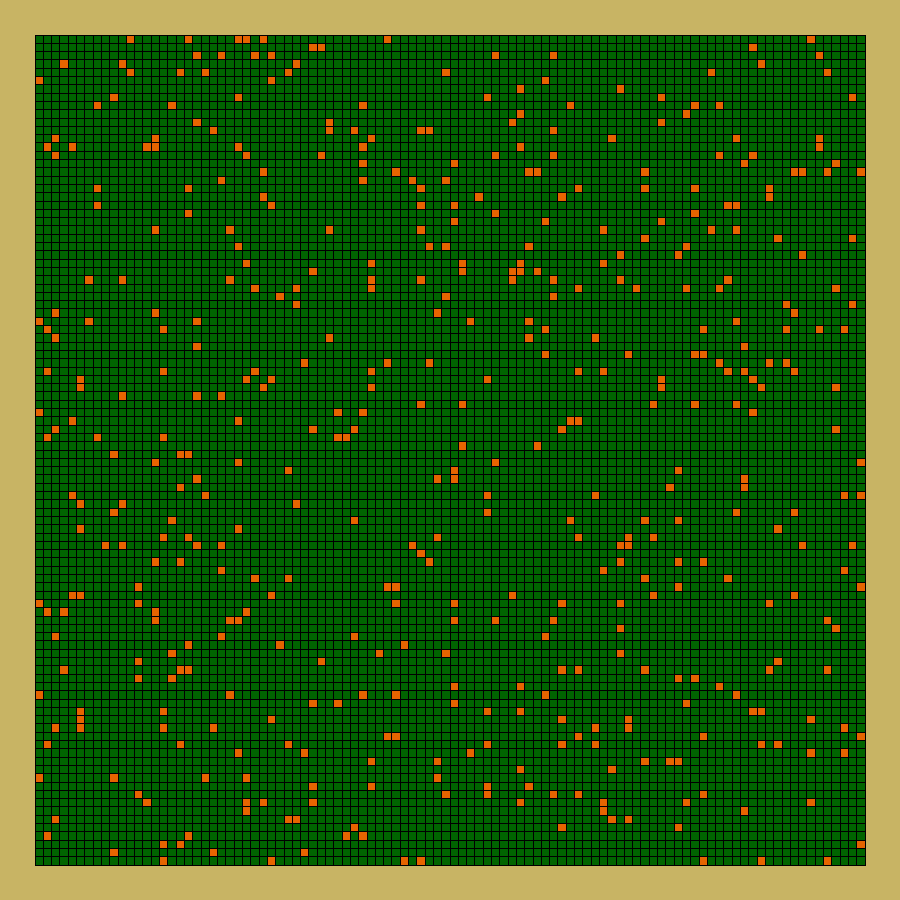
Frame 1 (no input)
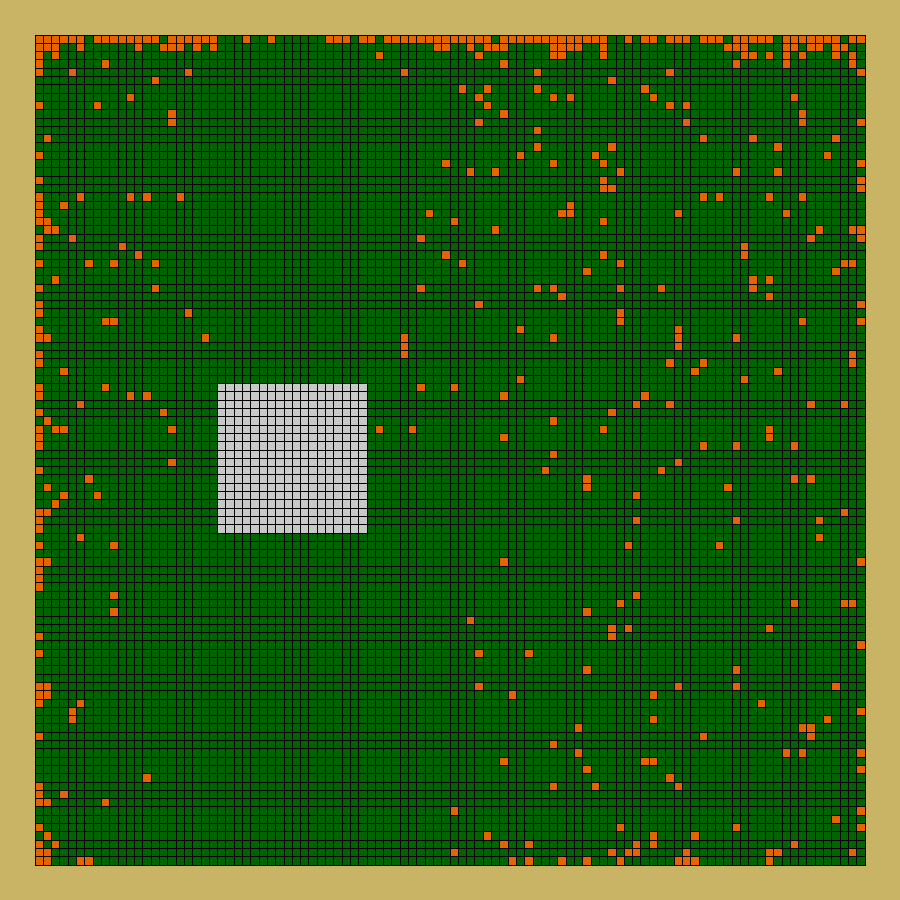
Frame 60 (the mouse pressed at the canvas centre just before this capture)
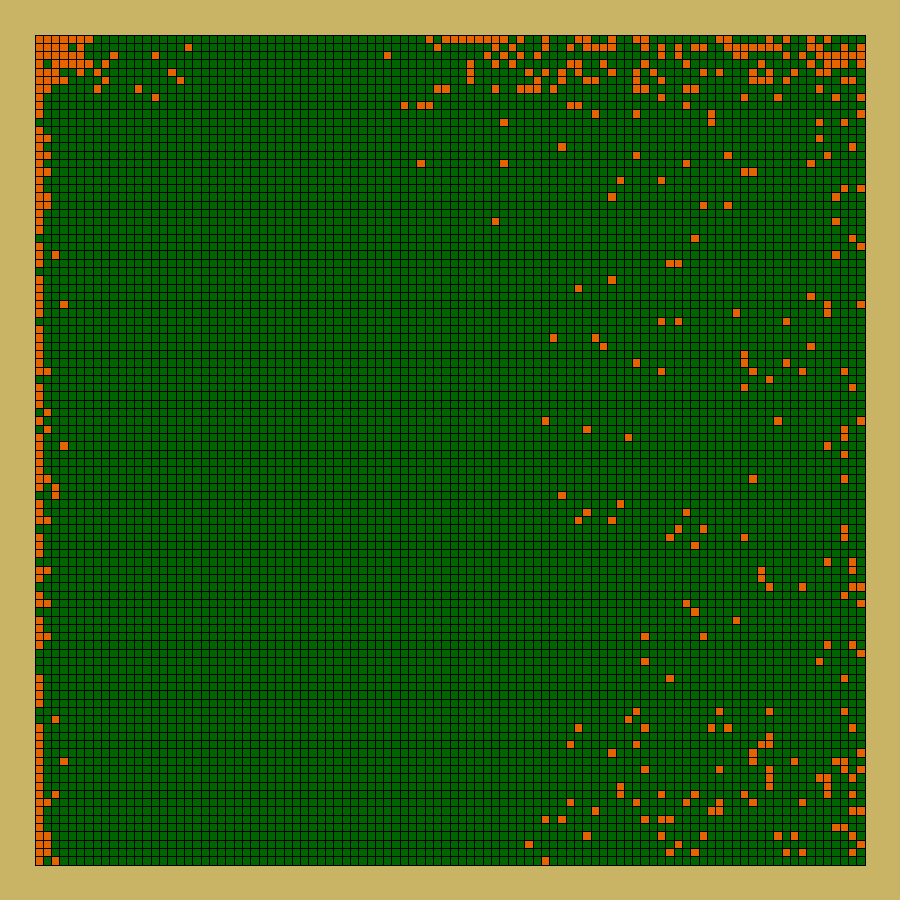
Frame 120 (the mouse held since frame 60 and released just before this capture)

The Processing sketch that drew these frames (run headless with seeded random() and noise(); from frame 60 on, the mouse is pressed at the canvas centre):

// Processing sketch: Flee_The_Tornado
// ── Flee_The_Tornado.pde
//Variable Declarations
int n = 100;
int[][] cells;
int[][] newCells;
float cellSize;
float padding = 35;
int blinksPerSecond = 20;
int genCount = 0;
float rand;
String danger;
String cellBehaviour;
float[][] xDist;
float[][] yDist;
float leftValue;
float rightValue;
float upValue;
float downValue;
float frq;
int lightningX;
int lightningY;
int lastStrikeX;
int lastStrikeY;
int r;
boolean tornado;
int tornadoX;
int tornadoY;
int tornadoDirection;
int fracAlive;

// 0 = Empty
// 1 = Alive
// 2 = Lightning
// 3 = Tornado

void setup() {
  //Define Variables
  size(900,900);
  frameRate(blinksPerSecond);
  cellSize = (width - (2 * padding)) / n;
  cells = new int[n][n];
  newCells = new int[n][n];
  xDist = new float[n][n]; //Not distance, but the ratio of distance of a cells to danger compared to n
  yDist = new float[n][n];
  tornado = false;
  
  //CHANGABLE VARIABLES
  frq = 30; //How often lightning strikes
  danger = "tornado"; //Danger can be "lightning" or "tornado"
  cellBehaviour = "scared"; //Cells can be "unaware", "scared", or "curious"
  r = 9; //Radius of danger, doubled for lightning
  fracAlive = 20; //The fraction of people alive at the start of the simulation (1/fracAlive)
  
  //Call starting function
  setStartPosition();
}

void setStartPosition() {
  
  //For every cell
  for (int i = 0; i < n; i++) {
    for (int j = 0; j < n; j++) {
      //Creates randon number between 0 and 9
      rand = int(random(fracAlive));
      
      //Creates a one in twenty chance that the cell begins alive
      if (rand == 0)
        cells[i][j] = 1;
        
      else 
        cells[i][j] = 0;
    }
  }
}

void draw() {
  background(200,180,100);
  float y = padding;
  
  for(int i = 0; i < n; i++) {
    for(int j = 0; j < n; j++) {
      float x = padding + (j * cellSize);
      
      if (cells[i][j] == 0)
        fill(0,100,0);
      
      else if (cells[i][j] == 1)
        fill(230,100,0);
        
      else if (cells[i][j] == 2)
        fill(255,255,80);
        
      else 
        fill(200,200,200);
        
      rect(x, y, cellSize, cellSize);
    }
    y += cellSize;
  }
  
  createNextGeneration();
}

void createNextGeneration() {
  movePopulation();
  
  //If the danger is tornado
  if (danger == "tornado")
    checkTornado();
    
  //If the danger is lightning 
  else if (danger == "lightning")
    checkLightning();
     
  genCount++;
}

void movePopulation() {
  //Call before for loop
  if (genCount > 10 && cellBehaviour != "unaware")
    findDist();
  
  for(int i = 0; i < n; i++) {
    for(int j = 0; j < n; j++) {
      
      if (cells[i][j] == 1) {
        //From 0-4, the five values represent moving up, down, left, right, and staying still
        rand = random(5);
        
        //Using the ratios of the length/height to the x/y dist from danger to add
        //a factor of urgency to each direction to simulate running away
        
        if (cellBehaviour != "curious") {
          leftValue = 1 - (yDist[i][j] / 2);
          rightValue = 1 + (yDist[i][j] / 2);
          upValue = 1 - (xDist[i][j] / 2);
          downValue = 1 + (xDist[i][j] / 2);
        }
        
        else {
          leftValue = 1 + (yDist[i][j] / 2);
          rightValue = 1 - (yDist[i][j] / 2);
          upValue = 1 + (xDist[i][j] / 2);
          downValue = 1 - (xDist[i][j] / 2);
        }
          
        //Move in each direction, 0 being up and continuing clockwise
        if (rand < upValue) {
          try {
            if (cells[i - 1][j] != 1) {
              cells[i][j] = 0;
              cells[i - 1][j] = 1;
            }
          }
          
          catch (IndexOutOfBoundsException e) {
          }
        }
          
        //Right
        else if (rand < (upValue + rightValue)) {
          try {
            if (cells[i][j + 1] != 1) {
              cells[i][j] = 0;
              cells[i][j + 1] = 1;
            }
          }
        
          catch (IndexOutOfBoundsException e) {
          }
        }
          
        //Down
        else if (rand < (upValue + rightValue + downValue)) {
          try {
            if (cells[i + 1][j] != 1) {
              cells[i][j] = 0;
              cells[i + 1][j] = 1;
            }
          }
          
          catch (IndexOutOfBoundsException e) {
          }
        }
          
        //Left
        else if (rand < 4) {
          try {
            if (cells[i][j - 1] != 1) {
              cells[i][j] = 0;
              cells[i][j - 1] = 1;
            }
          }
          
          catch (IndexOutOfBoundsException e) {
          }
        }
          
        //Otherwise they stay still and nothing changes
      }
    }
  }
}

void findDist() {
  for(int i = 0; i < n; i++) {
    for(int j = 0; j < n; j++) {
      //This will give the distance of the last strike when compared to the size of the grid
      //This is for the "weighted random" system that takes these ratios and creates sqewed probablities to urge them into a certain direction
      if (danger == "lightning") {
        xDist[i][j] = (i - lastStrikeX) / float(n);
        yDist[i][j] = (j - lastStrikeY) / float(n);
      }
      
      else if (danger == "tornado") {
        xDist[i][j] = (i - tornadoX) / float(n);
        yDist[i][j] = (j - tornadoY) / float(n);
      }
      
      //Subtract their values from one or negative one, depending on if they're positive or negative
      //The goal is to have a closer distance to the last lightning strike make them more urgent
      //Having a magnitude between 0 and 1 makes it very simple
      if (xDist[i][j] < 0)
        xDist[i][j] = -1 + xDist[i][j];
        
      else 
        xDist[i][j] =  1 - xDist[i][j];
        
      if (yDist[i][j] < 0)
        yDist[i][j] = -1 + yDist[i][j];
        
      else 
        yDist[i][j] =  1 - yDist[i][j];
    }
  }
}

void checkLightning() {
  if (genCount % frq == 0)
    createLightning();
  
  else if (genCount % frq == 1)
    deleteLightning();
  
}

void createLightning() {
  lightningX = int(random(n + r));
  lightningY = int(random(n + r));
  
    for (int i = (lightningX - (2*r)); i < (lightningX + (2*r)); i++) {
      for (int j = (lightningY - (2*r)); j < (lightningY + (2*r)); j++) {
        try {
          cells[i][j] = 2;
      }
      
      catch (IndexOutOfBoundsException e) {
      } 
    }
  }
}

void deleteLightning() {
  lastStrikeX = lightningX;
  lastStrikeY = lightningY;
  
    for (int i = (lightningX - (2*r)); i < (lightningX + (2*r)); i++) {
      for (int j = (lightningY - (2*r)); j < (lightningY + (2*r)); j++) {
        try {
          cells[i][j] = 0;
      }
      
      catch (IndexOutOfBoundsException e) {
      }
    }
  }
}

void checkTornado() {
  if (tornado == false)
    createTornado();

  else {
    moveTornado();
  }
  
  assignTornado();
}

//This creates a tornado somewhere on the egde of the screen, and sets it's direction of movement
void createTornado() {
  tornadoDirection = int(random(4));
  
  //Starts at Left
  if (tornadoDirection == 0) {
    tornadoX = 0 - r;
    tornadoY = int(random(n));
  }
  
  //Starts at Right
  else if (tornadoDirection == 1) {
    tornadoX = n + r;
    tornadoY = int(random(n));
  }
  
  //Starts at Top
  else if (tornadoDirection == 2) {
    tornadoX = int(random(n));
    tornadoY = 0 - r;
  }
  
  //Starts at Bottom
  else if (tornadoDirection == 3) {
    tornadoX = int(random(n));
    tornadoY = n + r;
  }
  
  //Makes sure another tornado can't be created for now
  tornado = true;
}

//This function moves the tornado centre once in it's set direction every frame
void moveTornado() {
  //Nested if statements elete tornado when it goes offscreen
  if (tornadoDirection == 0) {
    tornadoX = tornadoX + 1;
    if (tornadoX > (n + r))
      tornado = false;
  }
  
  else if (tornadoDirection == 1) {
    tornadoX = tornadoX - 1;
    if (tornadoX < ( 0 - (r + 1)))
      tornado = false;
  }
  
  else if (tornadoDirection == 2) {
    tornadoY = tornadoY + 1;
    if (tornadoY > (n + r))
      tornado = false;
  }
  
  else if (tornadoDirection == 3) {
      tornadoY = tornadoY - 1;
    if (tornadoY < (0 - (r + 1)))
      tornado = false;
  }
}

//This function creates the tornado blocks around the tornado centre
void assignTornado() {
  if (tornadoDirection == 0) {
    for (int i = (tornadoX - (r + 1)); i < (tornadoX + r); i++) {
      for (int j = (tornadoY - r); j < (tornadoY + r); j++) {
        try {
          if (i < tornadoX - r)
            cells[i][j] = 0;
          else
            cells[i][j] = 3;
        }
      
        catch (IndexOutOfBoundsException e) {
        } 
      }
    }
  }
  
  if (tornadoDirection == 1) {
    for (int i = (tornadoX - r); i < (tornadoX + (r + 1)); i++) {
      for (int j = (tornadoY - r); j < (tornadoY + r); j++) {
        try {
          if (i > tornadoX + (r - 1))
            cells[i][j] = 0;
          else
            cells[i][j] = 3;
        }
      
        catch (IndexOutOfBoundsException e) {
        } 
      }
    }
  }
  
  if (tornadoDirection == 2) {
    for (int i = (tornadoX - r); i < (tornadoX + r); i++) {
      for (int j = (tornadoY - (r + 1)); j < (tornadoY + r); j++) {
        try {
          if (j < tornadoY - r)
            cells[i][j] = 0;
          else
            cells[i][j] = 3;
        }
      
        catch (IndexOutOfBoundsException e) {
        } 
      }
    }
  }
  
  if (tornadoDirection == 3) {
    for (int i = (tornadoX - r); i < (tornadoX + r); i++) {
      for (int j = (tornadoY - r); j < (tornadoY + (r + 1)); j++) {
        try {
          if (j > tornadoY + (r - 1))
            cells[i][j] = 0;
          else
            cells[i][j] = 3;
        }
      
        catch (IndexOutOfBoundsException e) {
        } 
      }
    }
  }
}
